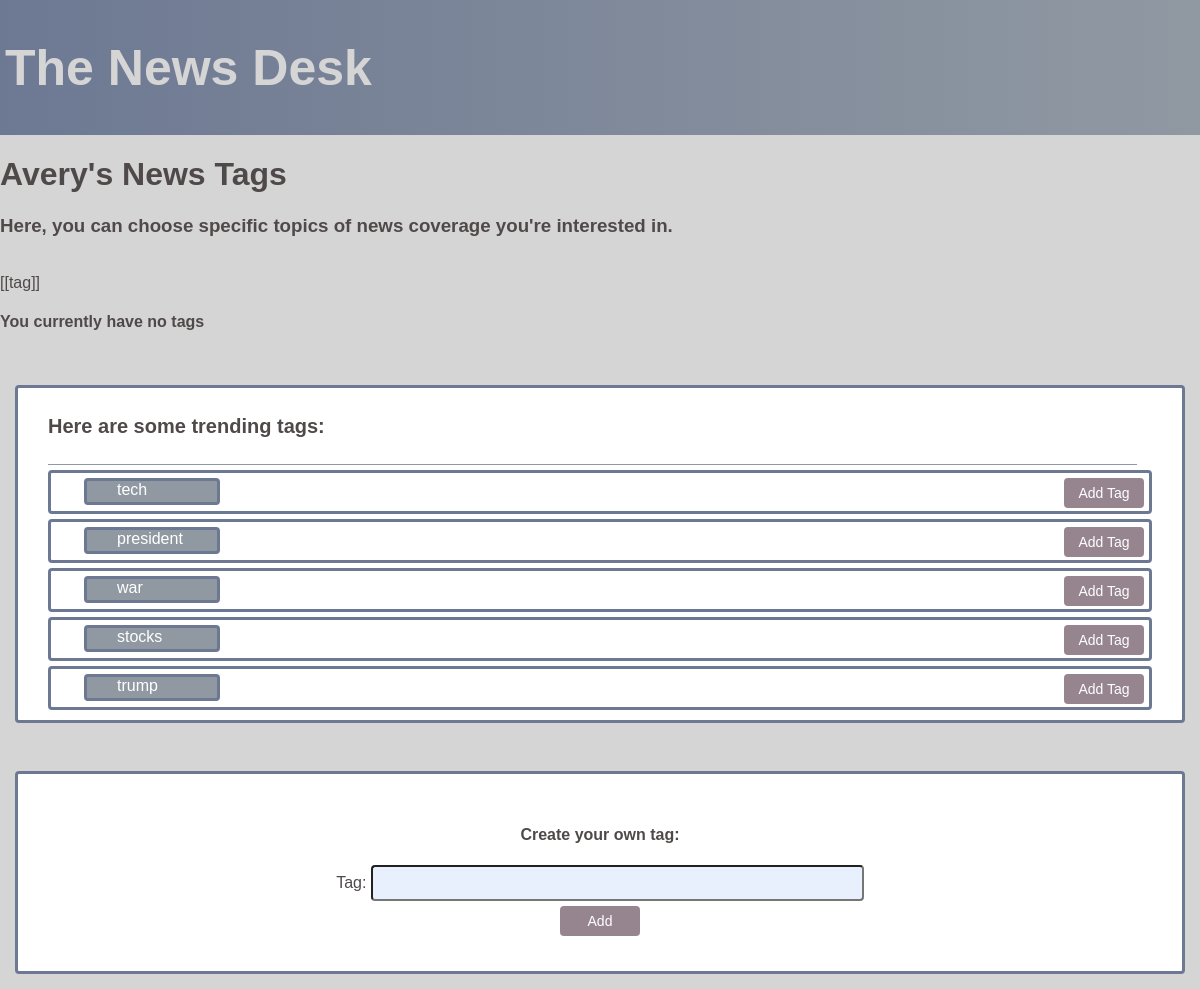
/news/user_home/tags (signed in), run on an earlier commit of the app's database.
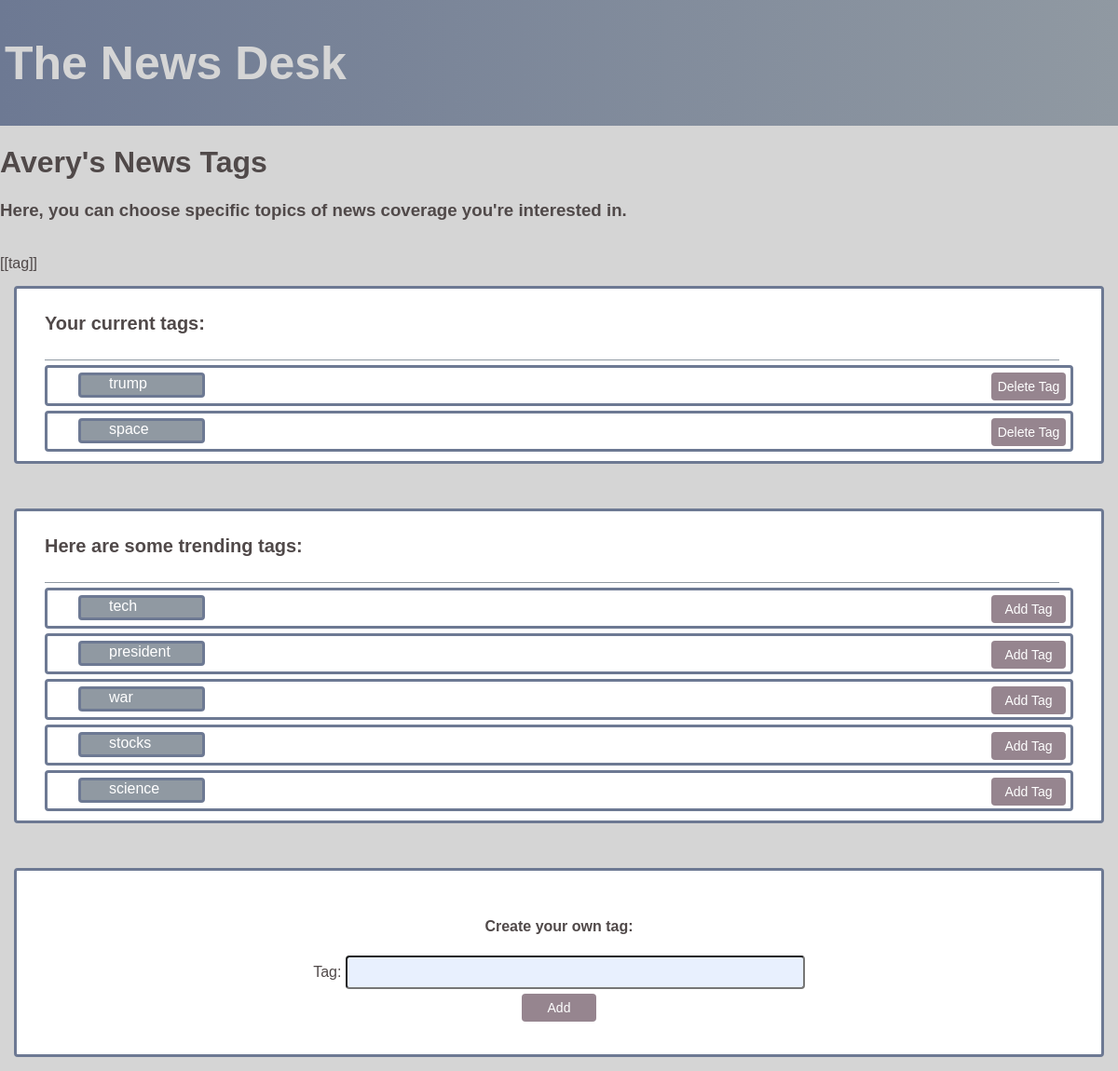
And on a later commit of the database.
### news_scraper/models.py (models this page shows, shortened)
class Tag(models.Model):
    name = models.CharField(max_length=20)
    adds = models.IntegerField(default=0)

### news_scraper/views.py (the view)
# urls.py: path('user_home/tags', views.user_tags, name='user_tags'),
@login_required
def user_tags(request):
    if request.user.is_authenticated and request.user.is_active:
        profile = request.user.userprofile
        if request.method == 'POST':
            action = request.POST.get('action')
            tag_name = request.POST.get('tag-name')
            print(":::", type(tag_name))
            if action == 'Add' or action == 'Add Tag':
                try:
                    tag = Tag.objects.get(name=tag_name)
                    tag.adds += 1
                except:
                    tag = Tag(name=tag_name, adds=1)
                tag.save()
                profile.tags_list.add(tag)
            elif action == 'Delete Tag':
                try:
                    tag = Tag.objects.get(name=tag_name)
                    tag.adds -= 1
                except:
                    return Http404("Couldn't find Tag")
                tag.save()
                profile.tags_list.remove(tag)
            profile.save()
            return HttpResponseRedirect(reverse('news_scraper:user_tags'))
        else:
            user_tags = profile.tags_list.all()
            all_tags = Tag.objects.all()
            popular_tags = all_tags.difference(user_tags).order_by('-adds')
            """for tag in popular_tags:
                if tag in user_tags or tag.adds <= 0:
                    popular_tags.remove(tag)"""
            popular_tags = popular_tags[:5]
            context = {
                'user': request.user,
                'user_tags': user_tags,
                'popular_tags': popular_tags
            }
            return render(request, 'news_scraper/user_tags.html', context)

### news_scraper/templates/news_scraper/user_tags.html (shortened to what this page needs)
{% extends 'news_scraper/base.html' %}
{% block head %}
{% load static %}
<link rel="stylesheet" type="text/css" href="{% static 'news_scraper/css/user_tags.css' %}">
{% endblock %}
{% block body %}
<h1>{{user.username.capitalize}}'s News Tags</h1>
<h3>Here, you can choose specific topics of news coverage you're interested in.</h3>
<br>
<div id="app" class="tags_list">
    [[tag]]
    {% if user_tags %}
    <form id="remove_form" action="{% url 'news_scraper:user_tags' %}" method="post">
        <ul class="tags-list">
            <h4>Your current tags:</h4>
            <div class="hztl-line"></div>
            {% for tag in user_tags %}
            <li class="tag-item">
                <div class="left-side">{{ tag.name }}</div>
                <input @click="updateValue('{{tag.name}}')" type="submit" id="rm_tag" class="edit-tag" name="action"
                    value="Delete Tag"></input>
            </li>
            {% endfor %}
        </ul>
    </form>
    {% else %}
    <h4>You currently have no tags</h4>
    {% endif %}
    <br>
    {% if popular_tags %}
    <form id="add_form" action="{% url 'news_scraper:user_tags' %}" method="post">
        <ul class="tags-list">
            <h4>Here are some trending tags:</h4>
            <div class="hztl-line"></div>
            {% for tag in popular_tags %}
            <li class="tag-item">
                <div class="left-side">{{ tag.name }}</div>
                <input @click="updateValue('{{tag.name}}')" type="submit" id="rm_tag" class="edit-tag" name="action"
                    value="Add Tag"></input>
            </li>
            {% endfor %}
        </ul>
    </form>
    {% endif %}
    <br>
    <div class="tag-form">
        <h4>Create your own tag:</h4>
        <form id="add_free_form" action="{% url 'news_scraper:user_tags' %}" method="post">
            {% csrf_token %} Tag: <input type="text" name="tag-name" value="" size="50">
            <br />
            <input class="button" type="submit" id="" name="action" value="Add">
        </form>
    </div>
</div>
{% load static %}
{% endblock body %}

What changed in the data, as far as the page shows it:
shown differently, row unchanged: Tag "trump": moves from the list under "Here are some trending tags:" to the list under "Your current tags:"
now on this page (row edited): Tag: name "space", shown under "Your current tags:"
now on this page (row unchanged): Tag: name "science", shown under "Here are some trending tags:"
Also different on the page:
text no longer shown: "You currently have no tags"
text now shown: "Your current tags:"
